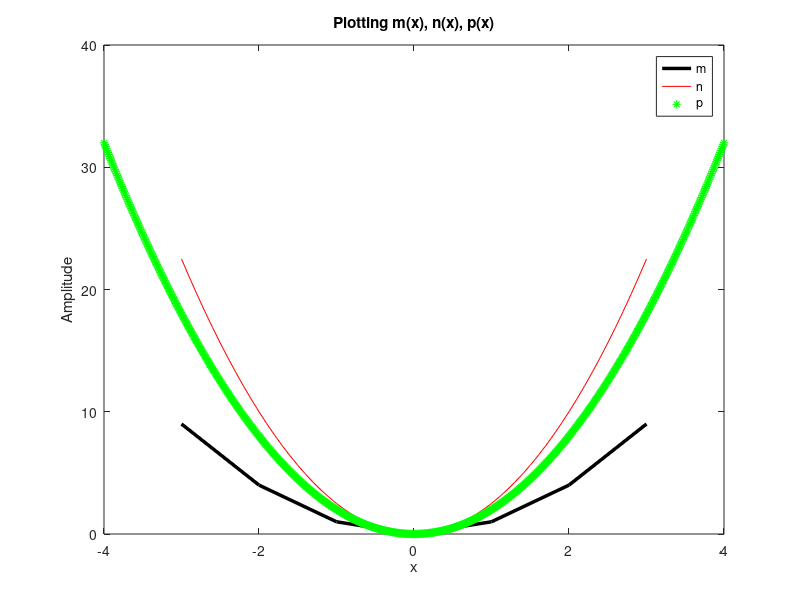

This figure's MATLAB source:
% Plotting 1st function
x = -3:1:3;
m = x.^2;
plot(x, m, 'k', 'LineWidth', 2.5)
title('Plotting m(x), n(x), p(x)'); xlabel('x'); ylabel('Amplitude');
hold on

% Plotting 2nd function
x = -3:0.1:3;
n = 2.5*(x.^2);
plot(x, n, 'r')

% Plotting 3rd function
x = -5:0.01:5;
p = 2*(x.^2);
plot(x, p, 'g*')

axis([-4, 4, 0, 40])
legend('m', 'n', 'p')
hold off
